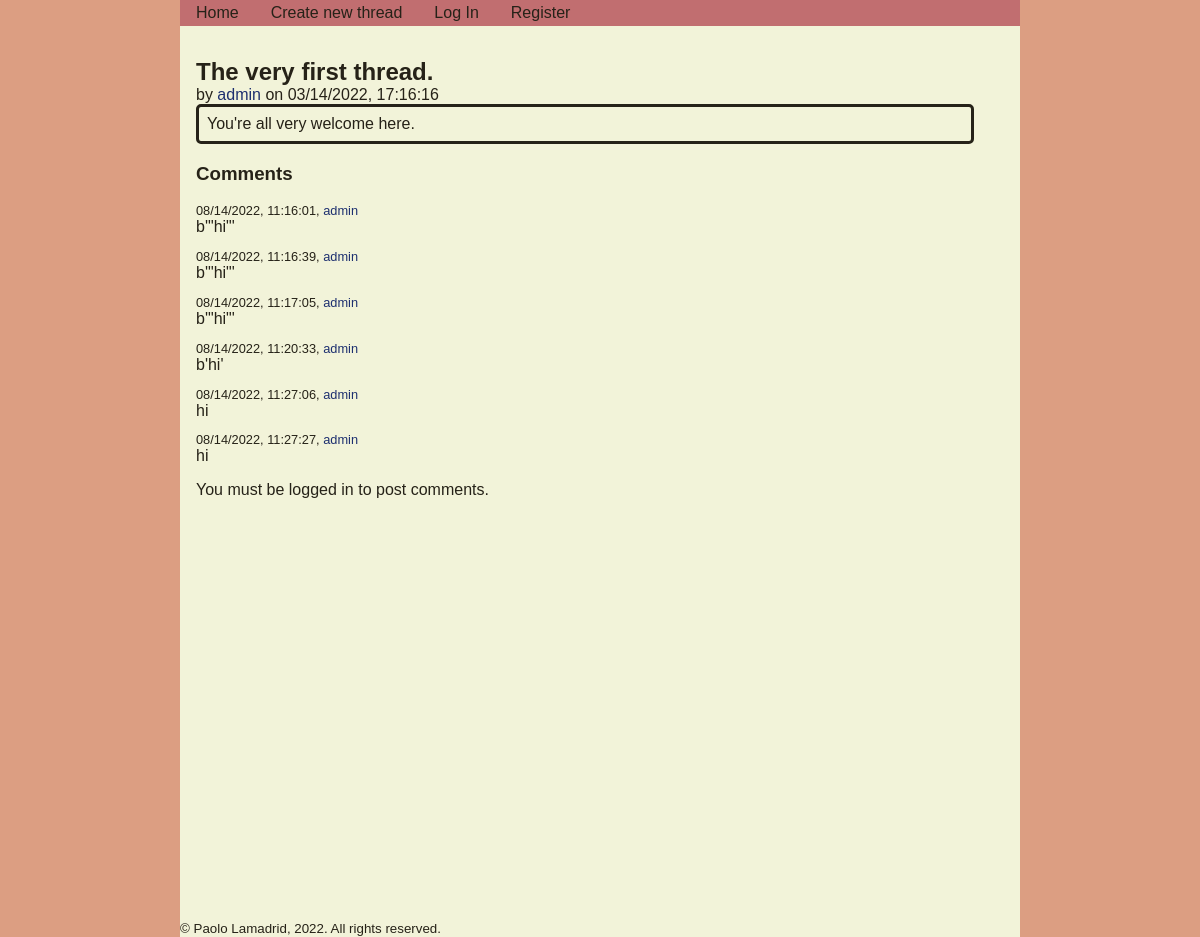
Before: /thread/1 with the older database file.
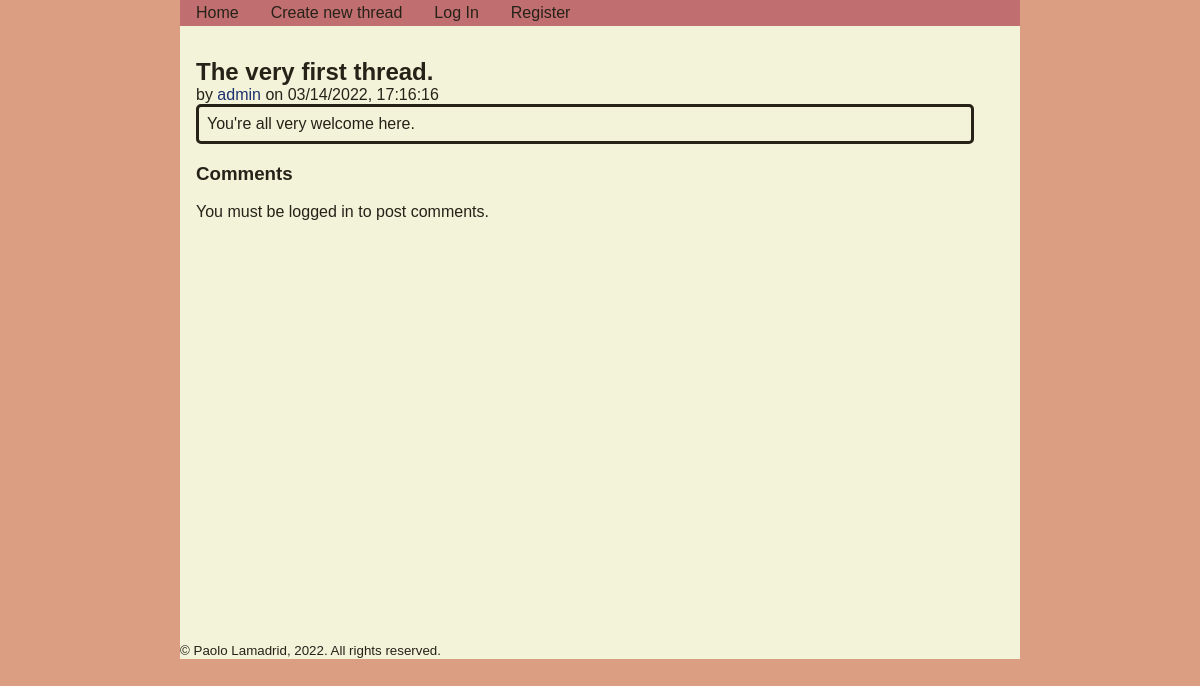
After: the same page with the newer database file.
### tables this page shows
CREATE TABLE comments
(
    comment_id INTEGER PRIMARY KEY AUTOINCREMENT,
    thread_id INTEGER NOT NULL,
    username TEXT NOT NULL,
    date_created TEXT NOT NULL,
    body TEXT NOT NULL
);

### thread/views.py (the view, shortened to what this page needs)
@thread_bp.route("/thread/<int:thread_id>", methods=["GET", "POST"])
def thread(thread_id):
    form = CommentForm()
    db = get_db()
    thread = db.execute("""
        SELECT * FROM threads
        WHERE thread_id = ?;
    """, (thread_id,)).fetchone()
    comments = db.execute("""
        SELECT * FROM comments
        WHERE thread_id = ?;
    """, (thread_id,)).fetchall()
    return render_template("thread.html", thread=thread, comments=comments, form=form)

### app.py (called while the page is built)
@app.before_request
def load_logged_in_user():
    g.user = session.get("username", None)
    g.is_admin = session.get("is_admin", False)

### database.py (called while the page is built)
def get_db():
    if "db" not in g:
        g.db = sqlite3.connect(DATABASE,
            detect_types=sqlite3.PARSE_DECLTYPES
        )
        g.db.row_factory = sqlite3.Row
    return g.db

### thread/templates/thread/thread.html (shortened to what this page needs)
{% extends 'base.html' %}
{% block main_content %}
<section class="thread_detailed">
    <h1>{{ thread["title"] }}</h1>
    <p>by <a href="{{ url_for('user.user_profile', username=thread['user_poster']) }}">{{ thread["user_poster"] }}</a> on {{ thread["date_created"] }}</p>
    <p class="thread_body">{{ thread["body"] }}</p>
</section>
<section class="comments_section">
<h3>Comments</h3>
{% for comment in comments %}
    <p class="comment_info">{{ comment["date_created"] }}, <a href="{{ url_for('user.user_profile', username=comment['username']) }}">{{ comment["username"] }}</a></p>
    <p class="comment_body">{{ comment["body"] }}</p>
{% endfor %}
{% if g.user %}
    <form action="" method="POST" novalidate>
        {{ form.hidden_tag() }}
        {{ form.body() }}
        {% for error in form.body.errors %}
            {{ error }}
        {% endfor %}
        <br/>
        {{ form.submit() }}
    </form>
{% else %}
    <p>You must be logged in to post comments.</p>
{% endif %}
</section>
{% endblock %}

Changed rows visible on the page:
removed comments: date_created "08/14/2022, 11:16:01", username "admin", body "b'\"hi\"'"
removed comments: date_created "08/14/2022, 11:16:39", username "admin", body "b'\"hi\"'"
removed comments: date_created "08/14/2022, 11:17:05", username "admin", body "b'\"hi\"'"
removed comments: date_created "08/14/2022, 11:20:33", username "admin", body "b'hi'"
removed comments: date_created "08/14/2022, 11:27:06", username "admin", body "hi"
removed comments: date_created "08/14/2022, 11:27:27", username "admin", body "hi"
